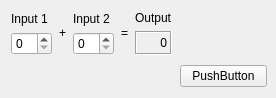
<?xml version="1.0" encoding="UTF-8"?>
<ui version="4.0">
 <class>CalculatorForm</class>
 <widget class="QWidget" name="CalculatorForm">
  <property name="geometry">
   <rect>
    <x>0</x>
    <y>0</y>
    <width>276</width>
    <height>98</height>
   </rect>
  </property>
  <property name="sizePolicy">
   <sizepolicy hsizetype="Preferred" vsizetype="Preferred">
    <horstretch>0</horstretch>
    <verstretch>0</verstretch>
   </sizepolicy>
  </property>
  <property name="windowTitle">
   <string>Calculator Builder</string>
  </property>
  <layout class="QGridLayout">
   <property name="leftMargin">
    <number>9</number>
   </property>
   <property name="topMargin">
    <number>9</number>
   </property>
   <property name="rightMargin">
    <number>9</number>
   </property>
   <property name="bottomMargin">
    <number>9</number>
   </property>
   <property name="spacing">
    <number>6</number>
   </property>
   <item row="0" column="0">
    <layout class="QHBoxLayout">
     <property name="spacing">
      <number>6</number>
     </property>
     <property name="leftMargin">
      <number>1</number>
     </property>
     <property name="topMargin">
      <number>1</number>
     </property>
     <property name="rightMargin">
      <number>1</number>
     </property>
     <property name="bottomMargin">
      <number>1</number>
     </property>
     <item>
      <layout class="QVBoxLayout">
       <property name="spacing">
        <number>6</number>
       </property>
       <property name="leftMargin">
        <number>1</number>
       </property>
       <property name="topMargin">
        <number>1</number>
       </property>
       <property name="rightMargin">
        <number>1</number>
       </property>
       <property name="bottomMargin">
        <number>1</number>
       </property>
       <item>
        <widget class="QLabel" name="label">
         <property name="text">
          <string>Input 1</string>
         </property>
        </widget>
       </item>
       <item>
        <widget class="QSpinBox" name="inputSpinBox1">
         <property name="mouseTracking">
          <bool>true</bool>
         </property>
        </widget>
       </item>
      </layout>
     </item>
     <item>
      <widget class="QLabel" name="label_3">
       <property name="text">
        <string>+</string>
       </property>
       <property name="alignment">
        <set>Qt::AlignCenter</set>
       </property>
      </widget>
     </item>
     <item>
      <layout class="QVBoxLayout">
       <property name="spacing">
        <number>6</number>
       </property>
       <property name="leftMargin">
        <number>1</number>
       </property>
       <property name="topMargin">
        <number>1</number>
       </property>
       <property name="rightMargin">
        <number>1</number>
       </property>
       <property name="bottomMargin">
        <number>1</number>
       </property>
       <item>
        <widget class="QLabel" name="label_2">
         <property name="text">
          <string>Input 2</string>
         </property>
        </widget>
       </item>
       <item>
        <widget class="QSpinBox" name="inputSpinBox2">
         <property name="mouseTracking">
          <bool>true</bool>
         </property>
        </widget>
       </item>
      </layout>
     </item>
     <item>
      <widget class="QLabel" name="label_3_2">
       <property name="text">
        <string>=</string>
       </property>
       <property name="alignment">
        <set>Qt::AlignCenter</set>
       </property>
      </widget>
     </item>
     <item>
      <layout class="QVBoxLayout">
       <property name="spacing">
        <number>6</number>
       </property>
       <property name="leftMargin">
        <number>1</number>
       </property>
       <property name="topMargin">
        <number>1</number>
       </property>
       <property name="rightMargin">
        <number>1</number>
       </property>
       <property name="bottomMargin">
        <number>1</number>
       </property>
       <item>
        <widget class="QLabel" name="label_2_2_2">
         <property name="text">
          <string>Output</string>
         </property>
        </widget>
       </item>
       <item>
        <widget class="QLabel" name="outputWidget">
         <property name="frameShape">
          <enum>QFrame::Box</enum>
         </property>
         <property name="frameShadow">
          <enum>QFrame::Sunken</enum>
         </property>
         <property name="text">
          <string>0</string>
         </property>
         <property name="alignment">
          <set>Qt::AlignAbsolute|Qt::AlignBaseline|Qt::AlignBottom|Qt::AlignCenter|Qt::AlignHCenter|Qt::AlignHorizontal_Mask|Qt::AlignJustify|Qt::AlignLeading|Qt::AlignLeft|Qt::AlignRight|Qt::AlignTop|Qt::AlignTrailing|Qt::AlignVCenter|Qt::AlignVertical_Mask</set>
         </property>
        </widget>
       </item>
      </layout>
     </item>
    </layout>
   </item>
   <item row="1" column="0">
    <spacer name="verticalSpacer">
     <property name="orientation">
      <enum>Qt::Vertical</enum>
     </property>
     <property name="sizeHint" stdset="0">
      <size>
       <width>20</width>
       <height>40</height>
      </size>
     </property>
    </spacer>
   </item>
   <item row="0" column="1">
    <spacer name="horizontalSpacer">
     <property name="orientation">
      <enum>Qt::Horizontal</enum>
     </property>
     <property name="sizeHint" stdset="0">
      <size>
       <width>40</width>
       <height>20</height>
      </size>
     </property>
    </spacer>
   </item>
   <item row="1" column="1">
    <widget class="CustomButton" name="pushButton">
     <property name="text">
      <string>PushButton</string>
     </property>
    </widget>
   </item>
  </layout>
 </widget>
 <customwidgets>
  <customwidget>
   <class>CustomButton</class>
   <extends>QPushButton</extends>
   <header>pushButton.h</header>
  </customwidget>
 </customwidgets>
 <resources/>
 <connections/>
</ui>
